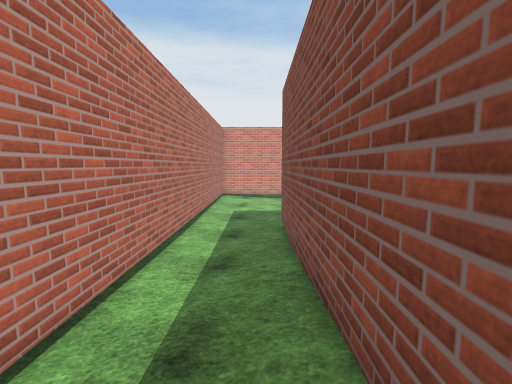
View 1 (above)

24 first-person views from a walk through a Unity game level. The camera is 1.44 m above the floor, tilts 6° down and sees 90° across. The floor is counted in squares, 0.82 m on a side. Each view is taken from the middle of a square. On the plan, view 1 faces up. The plan holds only what a view shows up to about 14 squares ahead; the rest is blank. The place goes on beyond the plan. The player character is not drawn. Some animated figures are left out. Door leaves are left out, so doorways stand open. Surface patterns are stand-ins for the level's own textures.

View 2
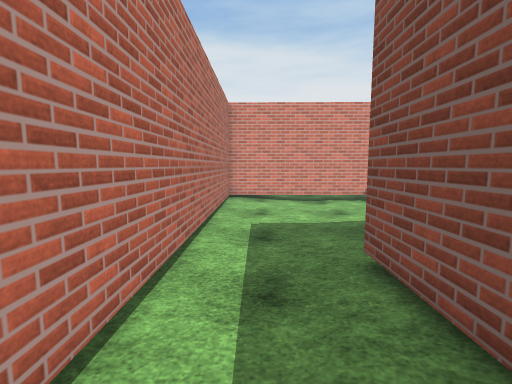

View 3
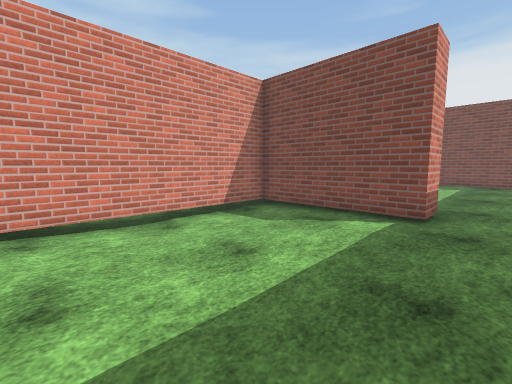

View 4
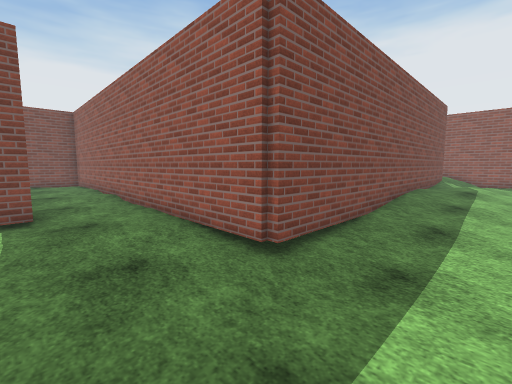

View 5
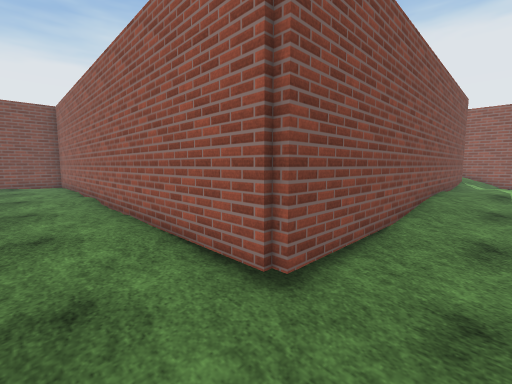

View 6
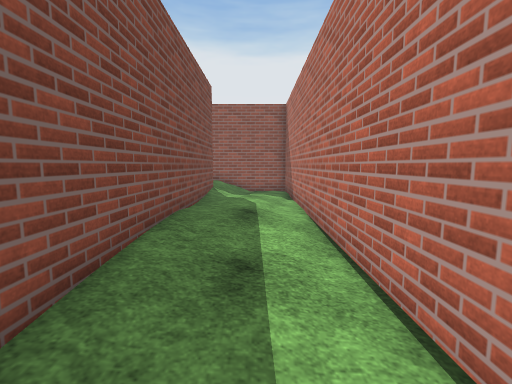

View 7
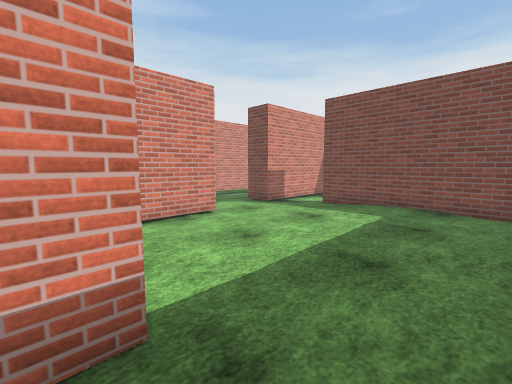

View 8
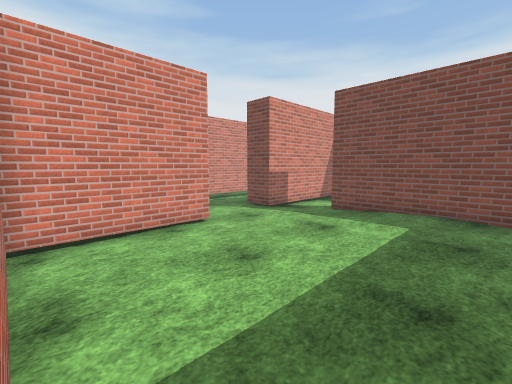

View 9
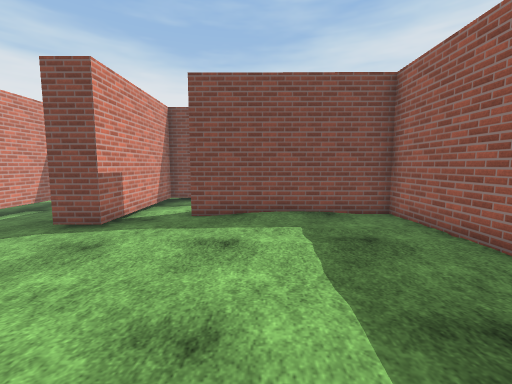

View 10
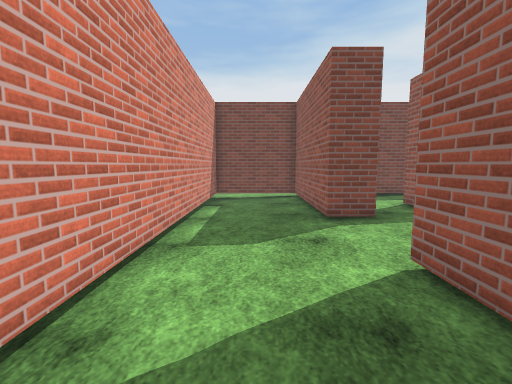

View 11
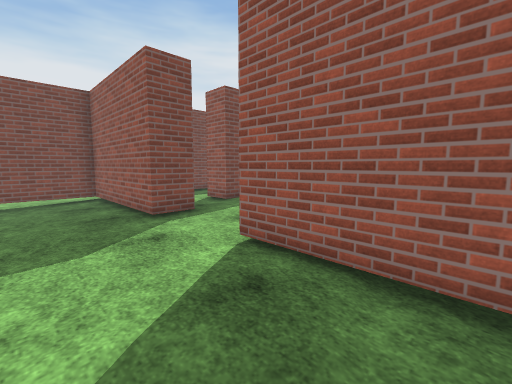

View 12
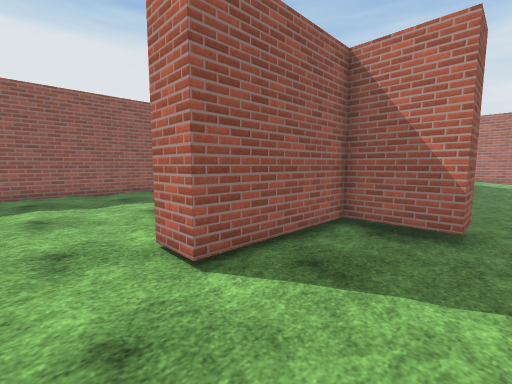

View 13
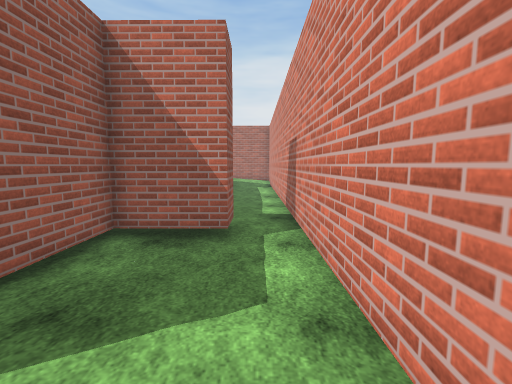

View 14
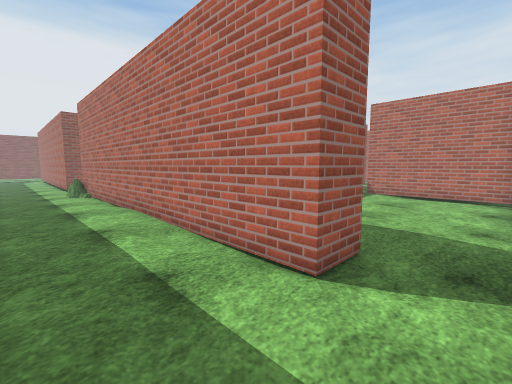

View 15
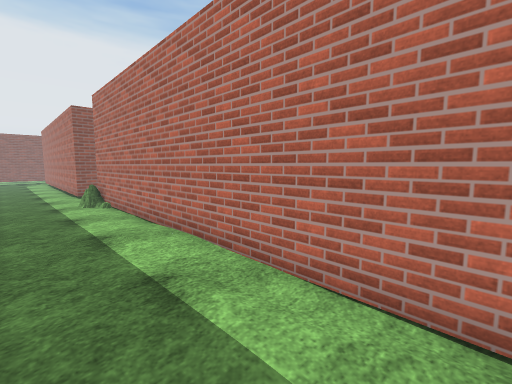

View 16
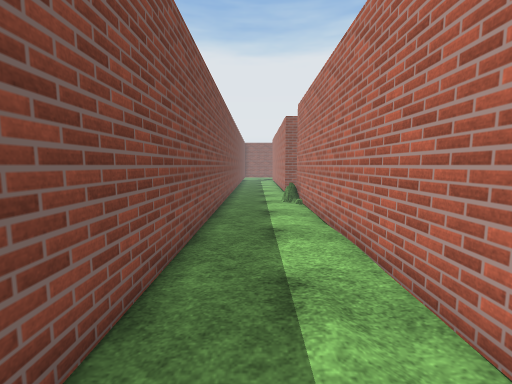

View 17
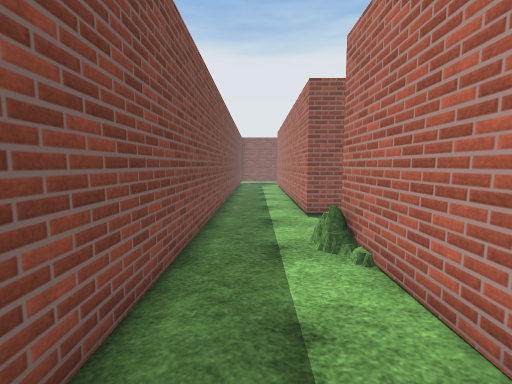

View 18
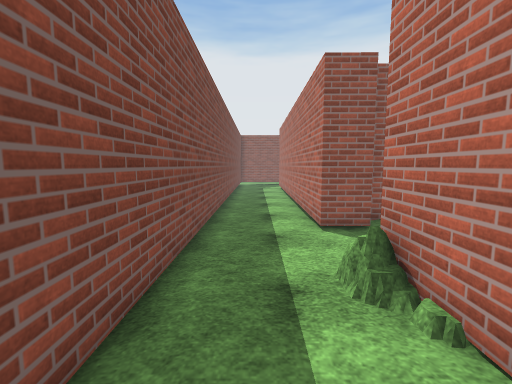

View 19
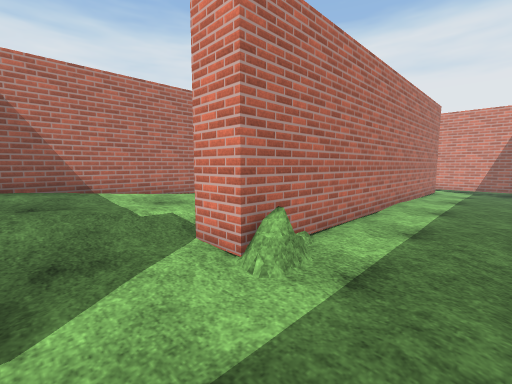

View 20
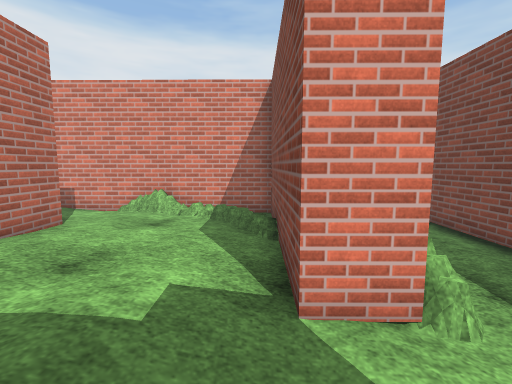

View 21
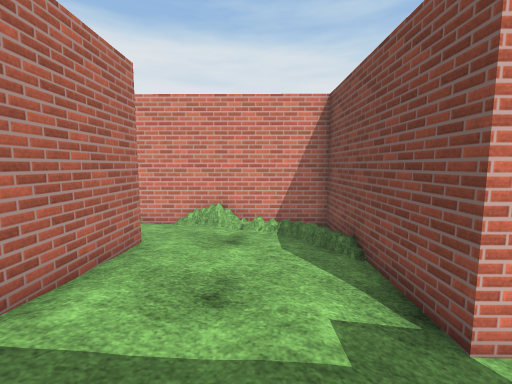

View 22
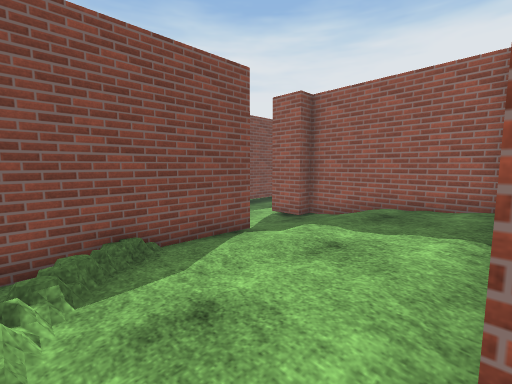

View 23
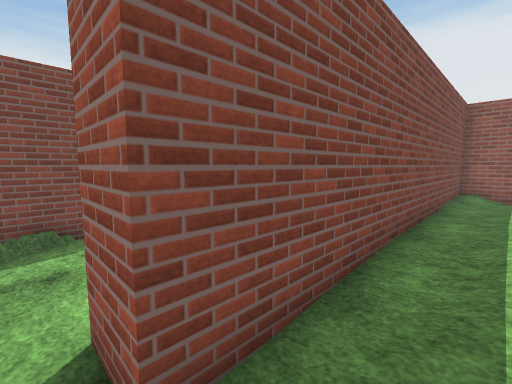

View 24
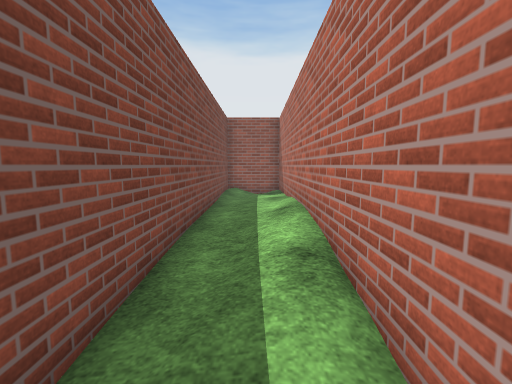

### Floor plan
Key: @ floor where view 1 was taken; # wall or solid block; . main floor; : floor 0.25 m higher than the main floor; - floor 0.25 m lower than the main floor; + floor 0.5 m higher than the main floor; * floor 0.75 m higher than the main floor; / step, stairs or slope.
Columns run from 4 left of view 1 to 23 right of it. Each row starts with its distance up from view 1.
 24     ########################
 23 ..-------------------------#
 22 ..---------##--------------#
 21             #---.-....-----#
 20     ---     #--..-...#######
 19  ######     ######...#######
 18  #.---############........-#
 17  #---------##.............-#
 16  #--------.##.........##...#
 15  #-------..##.........##...#
 14  #-------..##.........##...#
 13  #------...##.........##...#
 12  #------..............##...#
 11  #-----...............##...#
 10  #-----..........:....##...#
  9  #---###################...#
  8  #---#        ##########...#
  7  #---#         :::::+.##...#
  6  #--.#       : :::::::##...#
  5  #--.#      # +##:::::##...#
  4  #-..#      #++##:::::##...#
  3  #-//#      #++##+:::.##...#
  2  #./:#      #/+##+:::.##...#
  1  #..:#      #/+##++::.....-#
  0  #.:@#      #*+##+++/...-.-#
 -1  #.::#      #**##+++/.##.--#
 -2  #.::#      #**#########.--#
 -3  #.::#      #**#       #---#
 -4  #.::#      #*+#       #---#

Where each view was taken, in squares from view 1:
view 1: 0 up, 0 right, facing up
view 2: 5 up, 1 left, facing up
view 3: 11 up, 1 left, facing up-right
view 4: 13 up, 2 left, facing down-right
view 5: 12 up, 1 left, facing down-right
view 6: 6 up, 1 left, facing down
view 7: 10 up, 7 right, facing up-right
view 8: 11 up, 8 right, facing up-right
view 9: 14 up, 9 right, facing right
view 10: 22 up, 9 right, facing right
view 11: 23 up, 9 right, facing down-right
view 12: 23 up, 15 right, facing down-left
view 13: 23 up, 14 right, facing left
view 14: 18 up, 22 right, facing down-left
view 15: 15 up, 22 right, facing down-left
view 16: 15 up, 21 right, facing down
view 17: 8 up, 21 right, facing down
view 18: 6 up, 21 right, facing down
view 19: 1 down, 22 right, facing up-left
view 20: 1 down, 17 right, facing up
view 21: 1 down, 15 right, facing up
view 22: 7 up, 12 right, facing down-right
view 23: 6 up, 9 right, facing down-right
view 24: 6 up, 9 right, facing down
